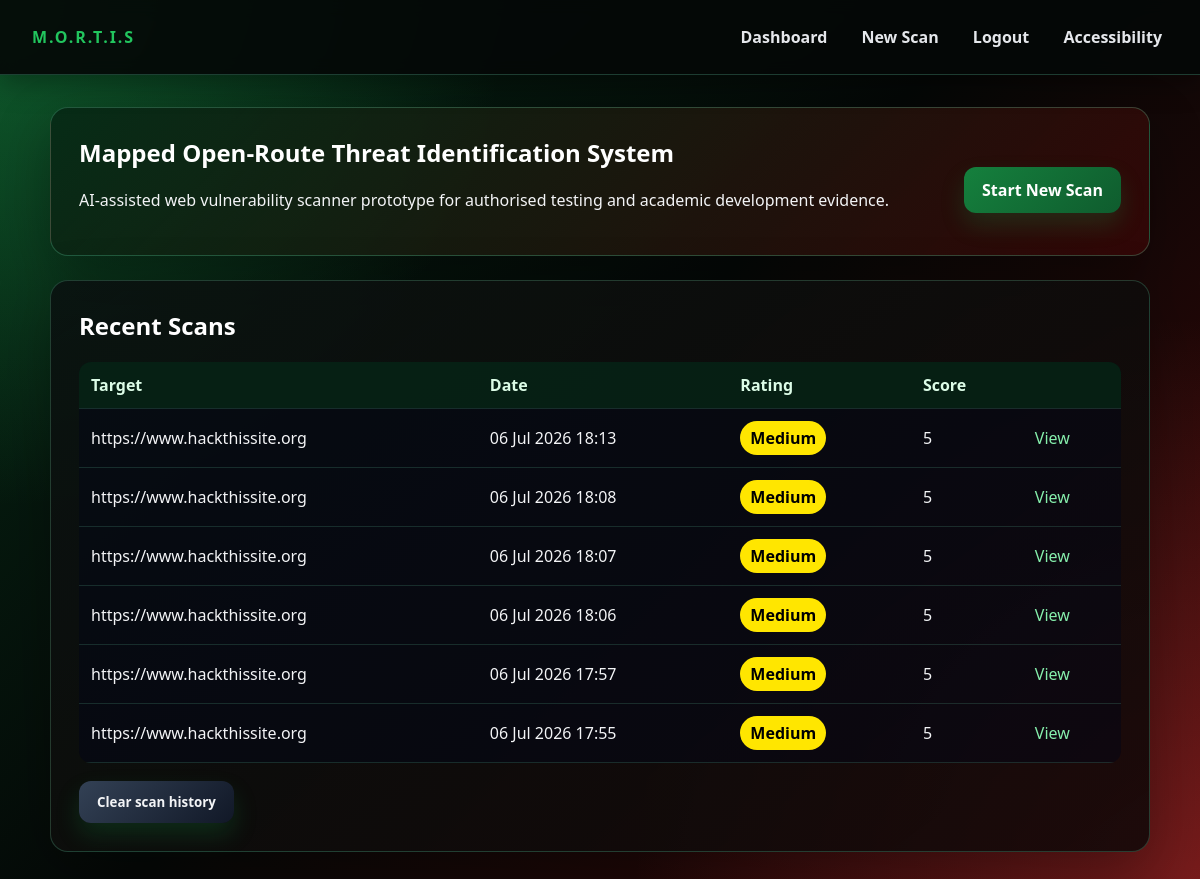
Page /dashboard (signed in) on the earlier database version.
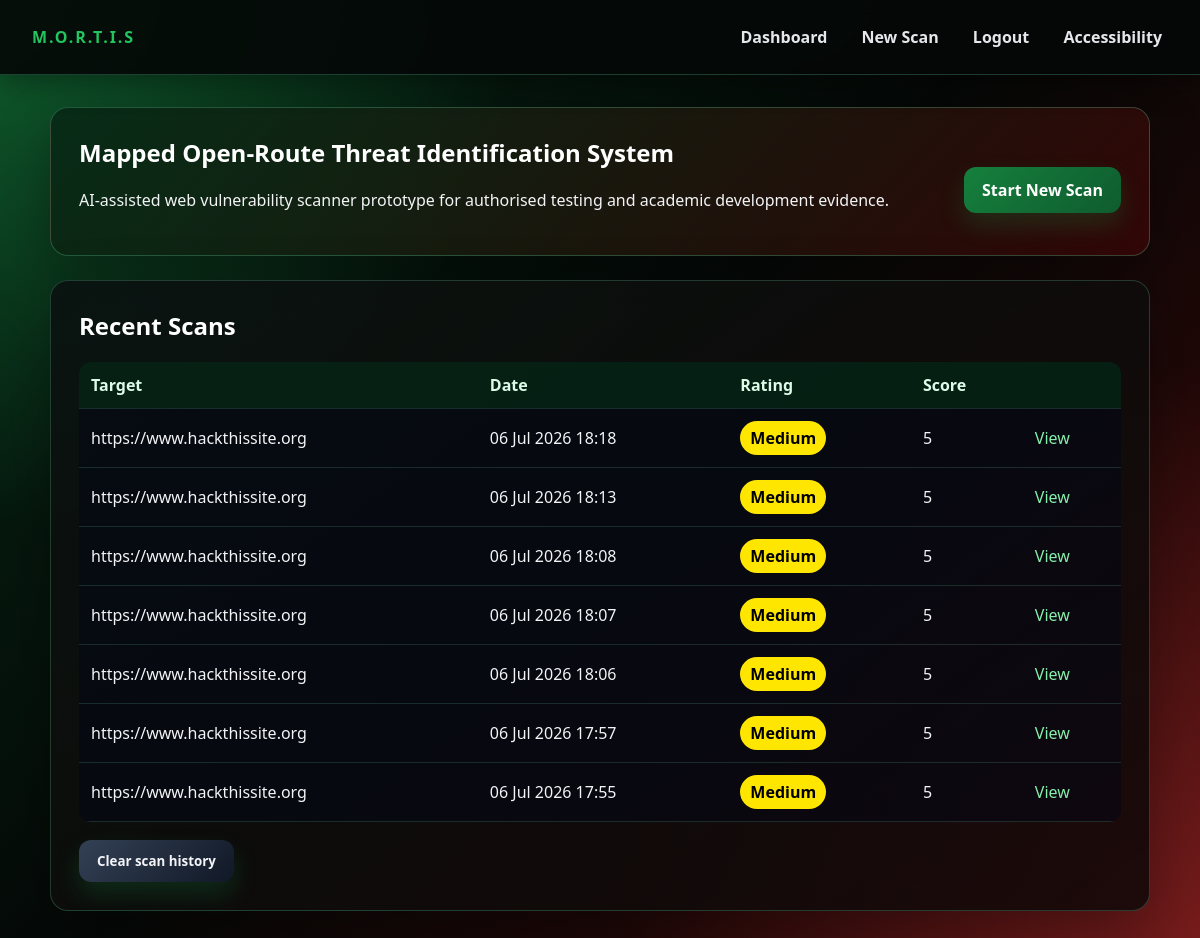
Same page on the later database version.
### app/models.py (models this page shows)
class Scan(db.Model):
    id = db.Column(db.Integer, primary_key=True)
    target_url = db.Column(db.String(500), nullable=False)
    created_at = db.Column(db.DateTime, default=datetime.utcnow)
    overall_score = db.Column(db.Integer, default=0)
    overall_rating = db.Column(db.String(20), default="Low")
    report_summary = db.Column(db.Text, default="")
    report_source = db.Column(db.String(20), default="")  # "api" | "offline" | ""
    status = db.Column(db.String(20), default="running")  # running | reporting | completed | failed
    modules_total = db.Column(db.Integer, default=0)
    modules_done = db.Column(db.Integer, default=0)
    current_module = db.Column(db.String(80), default="")
    findings = db.relationship(
        "Finding",
        backref="scan",
        cascade="all, delete-orphan",
        lazy=True,
        order_by="Finding.score.desc()"
    )

### app/routes.py (the view)
@bp.route("/dashboard")
@login_required
def dashboard():
    scans = Scan.query.order_by(Scan.created_at.desc()).limit(10).all()
    return render_template("dashboard.html", scans=scans)

### app/routes.py (called while the page is built)
def login_required(view):
    @wraps(view)
    def wrapped(*args, **kwargs):
        if "user_id" not in session:
            return redirect(url_for("main.login"))
        return view(*args, **kwargs)
    return wrapped

### app/templates/dashboard.html (shortened to what this page needs)
{% extends "base.html" %}
{% block content %}
<section class="hero">
    <div>
      <h1>Mapped Open-Route Threat Identification System</h1>
      <p>AI-assisted web vulnerability scanner prototype for authorised testing and academic development evidence.</p>
    </div>
  <a class="button" href="{{ url_for('main.scan') }}">Start New Scan</a>
</section>
<section class="card">
  <h2>Recent Scans</h2>
  {% if scans %}
  <table>
    <thead><tr><th>Target</th><th>Date</th><th>Rating</th><th>Score</th><th></th></tr></thead>
    <tbody>
    {% for scan in scans %}
      <tr>
        <td>{{ scan.target_url }}</td>
        <td>{{ scan.created_at.strftime('%d %b %Y %H:%M') }}</td>
        <td>
          {% if scan.status in ("running", "reporting") %}
            <span class="badge info">Running…</span>
          {% elif scan.status == "failed" %}
            <span class="badge critical">Failed</span>
          {% else %}
            <span class="badge {{ scan.overall_rating|lower }}">{{ scan.overall_rating }}</span>
          {% endif %}
        </td>
        <td>{{ scan.overall_score }}</td>
        <td>
          {% if scan.status in ("running", "reporting") %}
            <a href="{{ url_for('main.scan_progress', scan_id=scan.id) }}">View progress</a>
          {% else %}
            <a href="{{ url_for('main.results', scan_id=scan.id) }}">View</a>
          {% endif %}
        </td>
      </tr>
    {% endfor %}
    </tbody>
  </table>
  <form method="post" action="{{ url_for('main.clear_history') }}"
        onsubmit="return confirm('Are you sure you want to clear your scan history? This permanently deletes all scans and cannot be undone.');">
    <button type="submit" class="secondary">Clear scan history</button>
  </form>
  {% else %}
    <p class="muted">No scans yet. Run your first authorised scan.</p>
  {% endif %}
</section>
{% endblock %}

### app/templates/base.html (shortened to what this page needs)
<!doctype html>
<html lang="en">
<head>
  <link rel="stylesheet" href="{{ url_for('static', filename='css/style.css') }}">
</head>
<body>
  <header class="topbar">
    <div class="brand">M.O.R.T.I.S</div>
    <nav aria-label="Primary">
      {% if session.get('user_id') %}
        <a href="{{ url_for('main.dashboard') }}">Dashboard</a>
        <a href="{{ url_for('main.scan') }}">New Scan</a>
        <a href="{{ url_for('main.logout') }}">Logout</a>
      {% endif %}
      <a href="{{ url_for('main.accessibility') }}">Accessibility</a>
    </nav>
  </header>
  <main class="container" id="main" tabindex="-1">
    {% block content %}{% endblock %}
  </main>
</body>
</html>

### app/static/css/style.css (style rules this page uses)
:root { --bg: #050807; --bg-red: #3a0707; --bg-green:#062915; --panel: rgba(10, 18, 16, 0.92); --panel-2: rgba(18, 8, 8, 0.88); --text: #f3f4f6; --muted: #a7b7ad; --line: rgba(110, 231, 183, 0.22); --accent: #ef4444; --accent-2:#22c55e; --danger: #dc2626; --success: #16a34a; }
*, *::before, *::after { box-sizing: border-box; }
body { margin: 0; font-family: "Aptos", "Aptos Display", "Segoe UI", Arial, sans-serif; color: var(--text); background: radial-gradient(circle at top left, rgba(34, 197, 94, 0.34), transparent 34%), radial-gradient(circle at bottom right, rgba(239, 68, 68, 0.34), transparent 38%), linear-gradient(135deg, var(--bg-green) 0%, var(--bg) 48%, var(--bg-red) 100%); background-attachment: fixed; }
button, input, select, textarea, .summary { font-family: inherit; }
h1, h2, h3 { margin-top: 0; color: #ffffff; }
a { color: #86efac; text-decoration: none; }
.topbar { position: sticky; top: 0; display: flex; justify-content: space-between; align-items: center; padding: 18px 32px; background: rgba(5, 8, 7, 0.92); border-bottom: 1px solid rgba(110, 231, 183, 0.24); box-shadow: 0 8px 28px rgba(0, 0, 0, 0.35); backdrop-filter: blur(8px); }
.topbar .brand { font-weight: 800; letter-spacing: 0.12em; color: var(--accent-2); }
.topbar nav a { margin-left: 18px; color: #e5e7eb; font-weight: 700; }
.container { width: min(1100px, 94%); margin: 32px auto; }
.hero { display: flex; justify-content: space-between; align-items: center; gap: 24px; padding: 28px; margin-bottom: 24px; background: linear-gradient(135deg, rgba(6, 41, 21, 0.92), rgba(58, 7, 7, 0.76)); border: 1px solid rgba(110, 231, 183, 0.26); border-radius: 18px; box-shadow: 0 20px 55px rgba(0, 0, 0, 0.32); }
.card { padding: 28px; margin-bottom: 24px; background: linear-gradient(145deg, var(--panel), var(--panel-2)); border: 1px solid rgba(110, 231, 183, 0.22); border-radius: 18px; box-shadow: 0 20px 60px rgba(0, 0, 0, 0.32); }
button, .button { display: inline-block; margin-top: 18px; padding: 12px 18px; background: linear-gradient(135deg, #15803d, #0f5c2e); color: #ffffff; font-weight: 800; border: 0; border-radius: 12px; cursor: pointer; box-shadow: 0 12px 24px rgba(22, 163, 74, 0.20); }
.secondary { background: linear-gradient(135deg, #334155, #111827); color: var(--text); }
table { width: 100%; border-collapse: collapse; background: rgba(2, 6, 23, 0.45); border-radius: 12px; overflow: hidden; }
th, td { padding: 12px; text-align: left; border-bottom: 1px solid rgba(110, 231, 183, 0.16); }
th { color: #dcfce7; background: rgba(6, 41, 21, 0.72); }
.badge { display: inline-block; padding: 6px 10px; background: #334155; color: #ffffff; font-weight: 800; border-radius: 999px; }
.badge.medium { background: #ffe600; color: #000000; }
.topbar nav a { display: inline-block; padding: 8px 6px; }

Differences in the rows shown:
added Scan: target_url "https://www.hackthissite.org", created_at "06 Jul 2026 18:18", overall_rating "Medium", overall_score "5"
